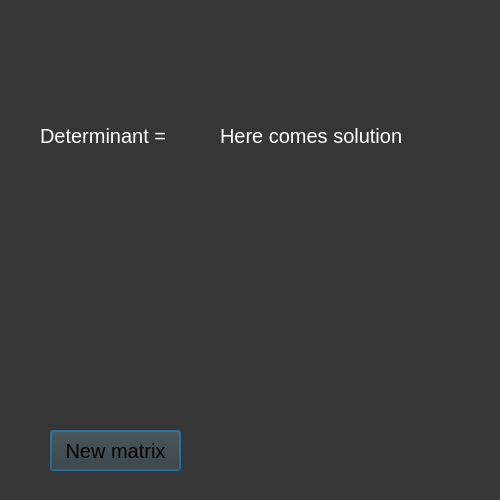
<?xml version="1.0" encoding="UTF-8"?>
<ui version="4.0">
 <class>Dialog</class>
 <widget class="QDialog" name="Dialog">
  <property name="geometry">
   <rect>
    <x>0</x>
    <y>0</y>
    <width>500</width>
    <height>500</height>
   </rect>
  </property>
  <property name="windowTitle">
   <string>Dialog</string>
  </property>
  <property name="styleSheet">
   <string notr="true">background-color: rgb(54, 54, 54);</string>
  </property>
  <widget class="QLabel" name="determiantLabel">
   <property name="geometry">
    <rect>
     <x>40</x>
     <y>120</y>
     <width>211</width>
     <height>31</height>
    </rect>
   </property>
   <property name="styleSheet">
    <string notr="true">font-size:15pt;
color: rgb(255, 255, 255);</string>
   </property>
   <property name="text">
    <string>Determinant =</string>
   </property>
  </widget>
  <widget class="QPushButton" name="newMatrixButton">
   <property name="geometry">
    <rect>
     <x>50</x>
     <y>430</y>
     <width>131</width>
     <height>41</height>
    </rect>
   </property>
   <property name="styleSheet">
    <string notr="true">font-size:15pt;
background-color: &quot;crimson&quot;;
color: black;
</string>
   </property>
   <property name="text">
    <string>New matrix</string>
   </property>
  </widget>
  <widget class="QLabel" name="outputLabel">
   <property name="geometry">
    <rect>
     <x>220</x>
     <y>120</y>
     <width>231</width>
     <height>31</height>
    </rect>
   </property>
   <property name="styleSheet">
    <string notr="true">font-size:15pt;
color: rgb(255, 255, 255);</string>
   </property>
   <property name="text">
    <string>Here comes solution</string>
   </property>
  </widget>
 </widget>
 <resources/>
 <connections/>
</ui>
